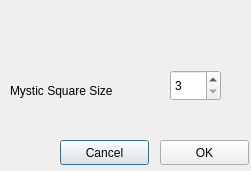
<?xml version="1.0" encoding="UTF-8"?>
<ui version="4.0">
 <class>saisietaille</class>
 <widget class="QDialog" name="saisietaille">
  <property name="windowModality">
   <enum>Qt::NonModal</enum>
  </property>
  <property name="enabled">
   <bool>true</bool>
  </property>
  <property name="geometry">
   <rect>
    <x>0</x>
    <y>0</y>
    <width>251</width>
    <height>171</height>
   </rect>
  </property>
  <property name="windowTitle">
   <string>New part ?</string>
  </property>
  <property name="windowIcon">
   <iconset>
    <normaloff>annexes/puzzle.png</normaloff>annexes/puzzle.png</iconset>
  </property>
  <property name="sizeGripEnabled">
   <bool>false</bool>
  </property>
  <widget class="QSpinBox" name="_taille">
   <property name="geometry">
    <rect>
     <x>170</x>
     <y>70</y>
     <width>51</width>
     <height>31</height>
    </rect>
   </property>
   <property name="minimum">
    <number>3</number>
   </property>
   <property name="maximum">
    <number>20</number>
   </property>
  </widget>
  <widget class="QLabel" name="label">
   <property name="geometry">
    <rect>
     <x>10</x>
     <y>70</y>
     <width>131</width>
     <height>41</height>
    </rect>
   </property>
   <property name="text">
    <string>Mystic Square Size</string>
   </property>
  </widget>
  <widget class="QPushButton" name="pushButton">
   <property name="geometry">
    <rect>
     <x>60</x>
     <y>140</y>
     <width>89</width>
     <height>25</height>
    </rect>
   </property>
   <property name="text">
    <string>Cancel</string>
   </property>
  </widget>
  <widget class="QPushButton" name="pushButton_2">
   <property name="geometry">
    <rect>
     <x>160</x>
     <y>140</y>
     <width>89</width>
     <height>25</height>
    </rect>
   </property>
   <property name="text">
    <string>OK</string>
   </property>
  </widget>
 </widget>
 <resources/>
 <connections>
  <connection>
   <sender>pushButton</sender>
   <signal>clicked()</signal>
   <receiver>saisietaille</receiver>
   <slot>reject()</slot>
   <hints>
    <hint type="sourcelabel">
     <x>104</x>
     <y>152</y>
    </hint>
    <hint type="destinationlabel">
     <x>125</x>
     <y>85</y>
    </hint>
   </hints>
  </connection>
  <connection>
   <sender>pushButton_2</sender>
   <signal>clicked()</signal>
   <receiver>saisietaille</receiver>
   <slot>accept()</slot>
   <hints>
    <hint type="sourcelabel">
     <x>204</x>
     <y>152</y>
    </hint>
    <hint type="destinationlabel">
     <x>125</x>
     <y>85</y>
    </hint>
   </hints>
  </connection>
 </connections>
</ui>
